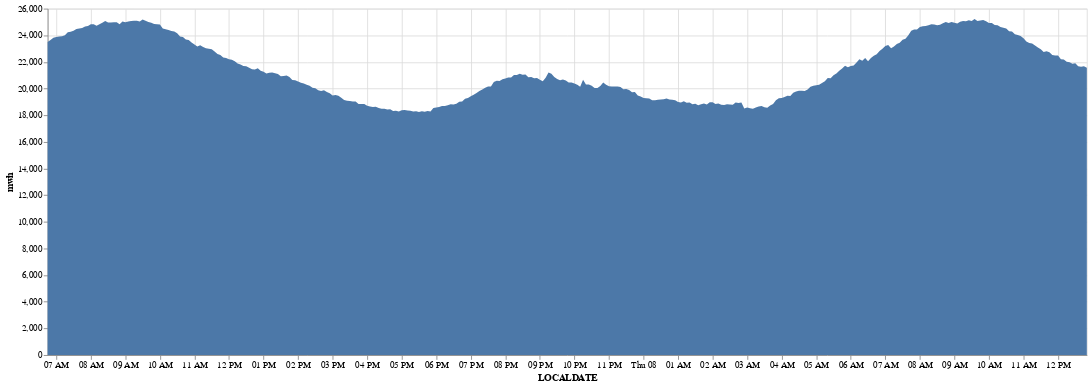

Notebook cell for this chart:
### Code cell
import duckdb
con = duckdb.connect()
results =con.execute('''
                     with xx as (Select SETTLEMENTDATE, (SETTLEMENTDATE - INTERVAL 10 HOUR) as LOCALDATE , DUID,MIN(SCADAVALUE) as mwh from  dt group by all)
                     Select SETTLEMENTDATE,LOCALDATE, sum(mwh) as mwh from  xx group by all order by SETTLEMENTDATE desc
                      ''').df()
import altair as alt
c = alt.Chart(results).mark_area().encode( x='LOCALDATE:T', y='mwh:Q',
                                          tooltip=['LOCALDATE','mwh']).properties(
                                            width=1200,
                                            height=400)  
c

### Figure 1 — Vega-Lite specification as saved in the notebook (floating-point values rounded to 4 significant figures; data arrays with more than 128 entries replaced by an {"elided": "..."} marker saying what was removed)
{"config": {"view": {"continuousWidth": 400, "continuousHeight": 300}}, "data": {"name": "data-395c53406d37abb24ee4afb20c835b59"}, "mark": "area", "encoding": {"tooltip": [{"field": "LOCALDATE", "type": "temporal"}, {"field": "mwh", "type": "quantitative"}], "x": {"field": "LOCALDATE", "type": "temporal"}, "y": {"field": "mwh", "type": "quantitative"}}, "height": 400, "width": 1200, "$schema": "https://vega.github.io/schema/vega-lite/v4.17.0.json", "datasets": {"data-395c53406d37abb24ee4afb20c835b59": {"elided": "362 records"}}}
